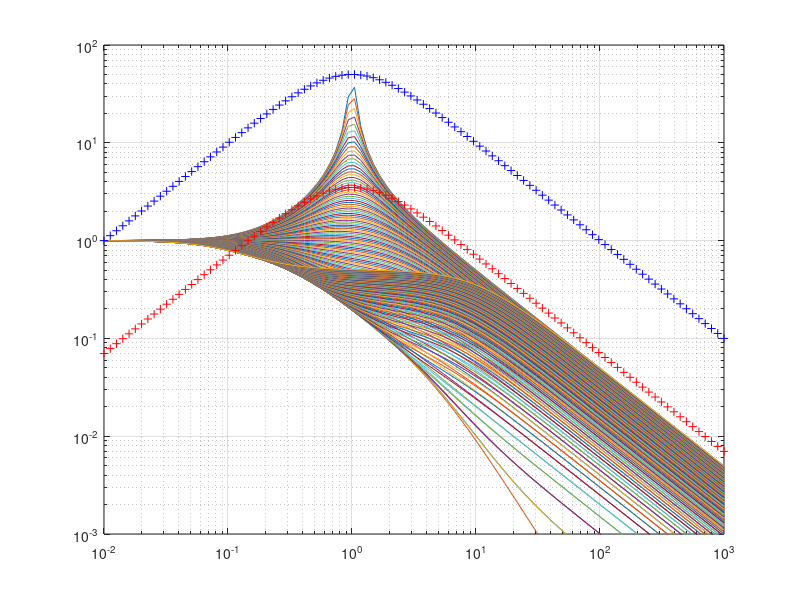
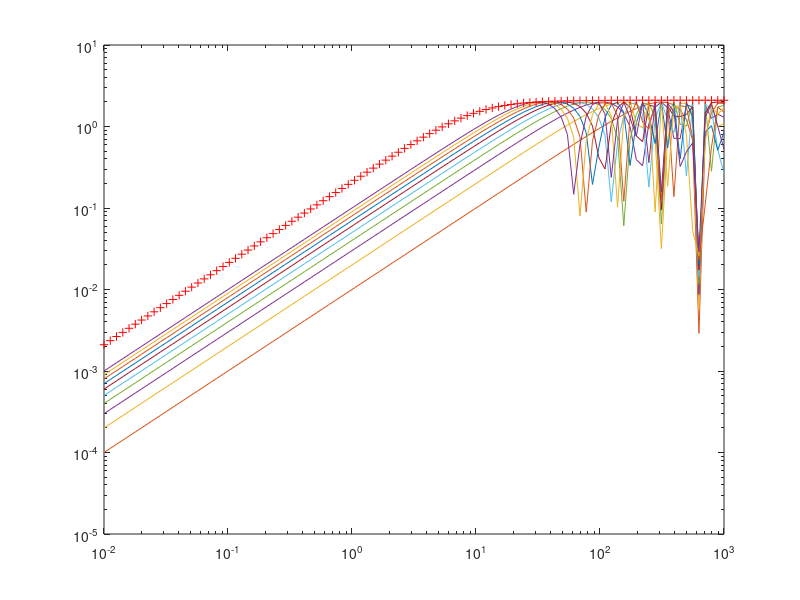
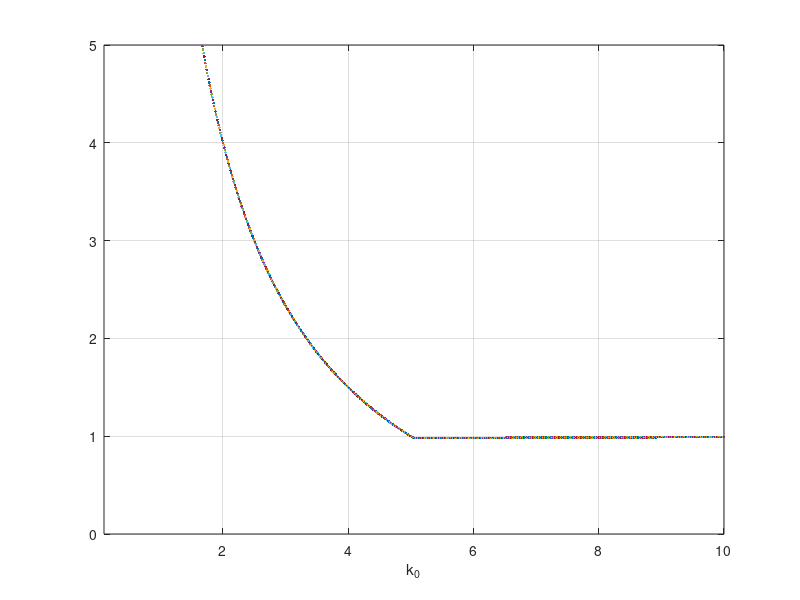

Write the MATLAB code that produced these figures, in order.
clc
clear
close all
%% Esercizio 1
om=logspace(-2,3,100);% Omega
a_av=(10+0.1)/2;

figure(1)
for a=0.1:0.05:10
    Gt=1./((1i*om).^2+a*1i*om+1);
    G=1./((1i*om).^2+a_av*1i*om*1);
    loglog(om,abs(Gt./G-1));
    hold on
end
grid
% La relazione seguent permette di progettare il peso W2(jw) (in rosso) che
% non deve assolutamente intersecare le linee del processo per avere la
% condizione soddisfatta
loglog(om,abs(7*1i*om./(1*1i*om+1).^2),'r+'); %10s/s(s+1)^2
%Soddisfa la relazione
loglog(om,abs(100*1i*om./(1*1i*om+1).^2),'b+'); %10s/s(s+1)^2

axis([1e-2,1e3,1e-3,1e2]);
hold off

%% Esecizio 2
om=logspace(-2,3,100);
figure(2);
for tau =0:0.01:0.1
    loglog(om,abs(exp(-1i*om*tau)-1));
    hold on
end

loglog(om,abs(0.21i*om./(0.1i*om+1)),'r+');%0.21s/(0.1 s+1)
hold off
%% Esercizio 3
 figure(3)

 for k0=0.1:0.01:10
     k=0.1:0.05:10;
     W2=max(abs(k./k0-1));
     plot(k0,W2,'.');
     hold on
 end

 xlabel('k_0')
 hold off
 axis([0.1,10,0,5])
 grid
 %Il minimo si ottiene come la media del parametro minimo e massimo per
 %minimizzare il peso W2(jw)
 %% Esercizio 4
